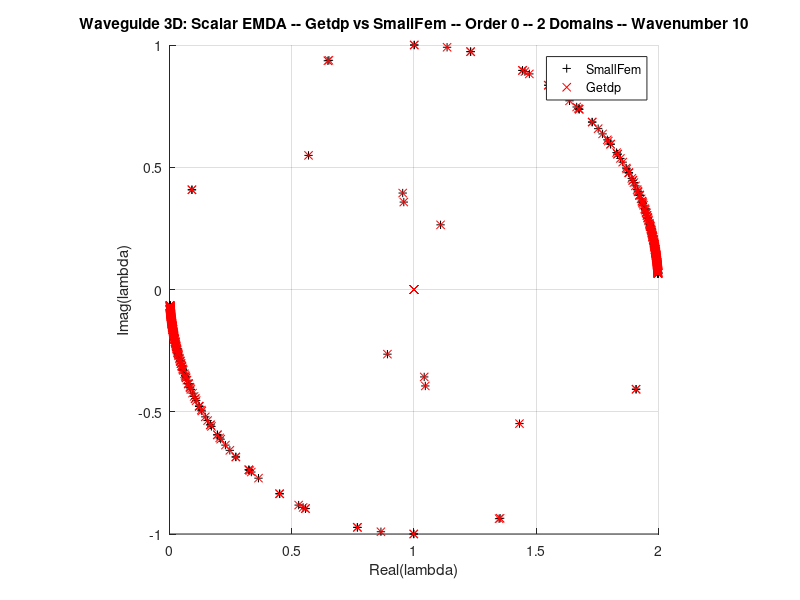
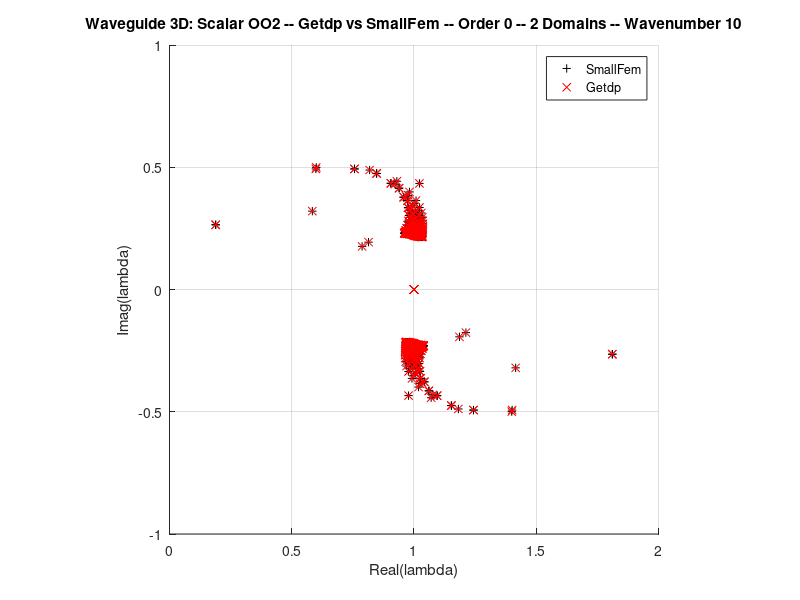
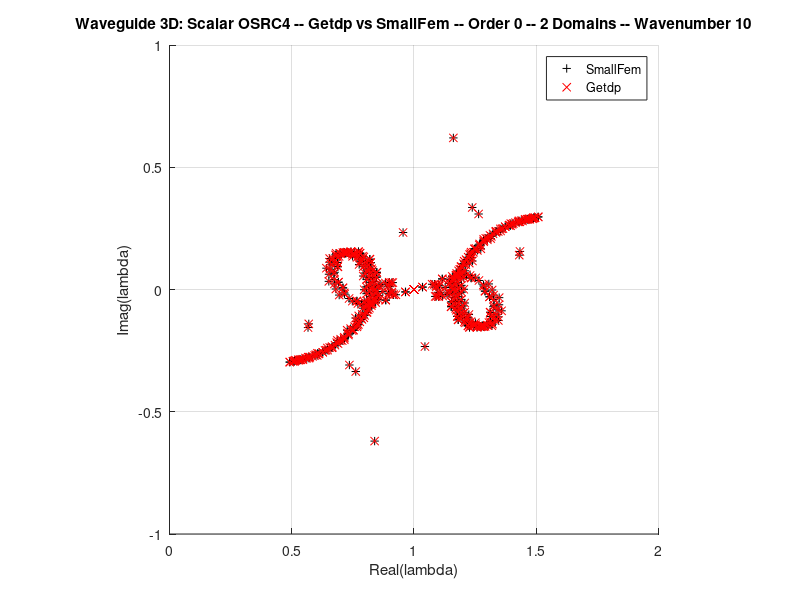
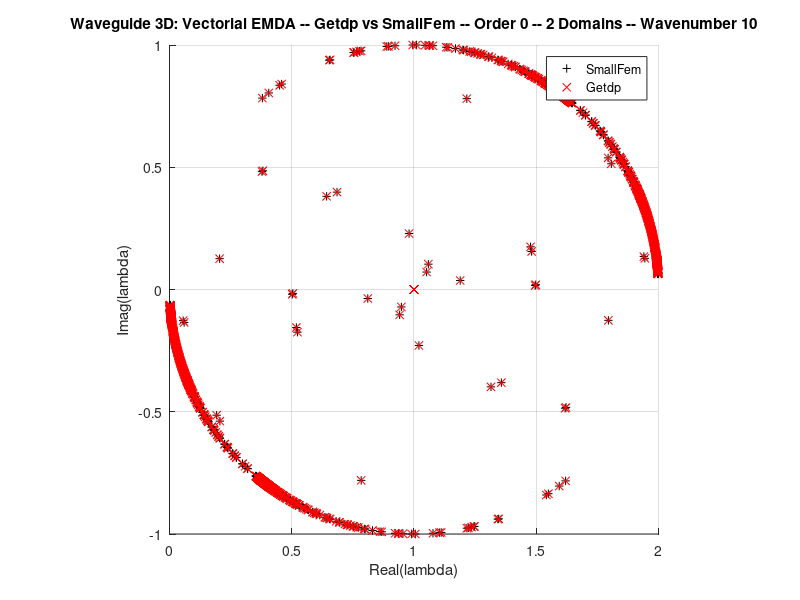

The MATLAB script that drew these images, in order:
%% Clear
%%%%%%%%
clear all;
close all;

%% Data
%%%%%%%
lsfScalarEmda = dlmread('lsfScalarEmdaWaveguide3dDom2K10O1.csv');
lsfScalarOO2  = dlmread('lsfScalarOO2Waveguide3dDom2K10O1.csv');
lsfScalarOsrc = dlmread('lsfScalarOsrc4Waveguide3dDom2K10O1.csv');

lsfVectorEmda = dlmread('lsfVectorEmdaWaveguide3dDom2K10O0.csv');
lsfVectorJfl  = dlmread('lsfVectorJflWaveguide3dDom2K10O0.csv');
lsfVectorOsrc = dlmread('lsfVectorOsrc4Waveguide3dDom2K10O0.csv');

lgpScalarEmda = dlmread('lgpScalarEmdaWaveguide3dDom2K10O1.csv');
lgpScalarOO2  = dlmread('lgpScalarOO2Waveguide3dDom2K10O1.csv');
lgpScalarOsrc = dlmread('lgpScalarOsrc4Waveguide3dDom2K10O1.csv');

lgpVectorEmda = dlmread('lgpVectorEmdaWaveguide3dDom2K10O0.csv');
lgpVectorJfl  = dlmread('lgpVectorJflWaveguide3dDom2K10O0.csv');
lgpVectorOsrc = dlmread('lgpVectorOsrc4Waveguide3dDom2K10O0.csv');

%% Plot
%%%%%%%

%% Scalar EMDA
figure;
hold on;
plot(real(lsfScalarEmda), imag(lsfScalarEmda), 'k+');
plot(real(lgpScalarEmda), imag(lgpScalarEmda), 'rx');
hold off;
grid;

title('Waveguide 3D: Scalar EMDA -- Getdp vs SmallFem -- Order 0 -- 2 Domains -- Wavenumber 10')
xlabel('Real(lambda)');
ylabel('Imag(lambda)');
legend({'SmallFem', 'Getdp'});

xlim([ 0  2]);
ylim([-1 +1]);

axis square;
axis equal;

%% Scalar OO2
figure;
hold on;
plot(real(lsfScalarOO2), imag(lsfScalarOO2), 'k+');
plot(real(lgpScalarOO2), imag(lgpScalarOO2), 'rx');
hold off;
grid;

title('Waveguide 3D: Scalar OO2 -- Getdp vs SmallFem -- Order 0 -- 2 Domains -- Wavenumber 10')
xlabel('Real(lambda)');
ylabel('Imag(lambda)');
legend({'SmallFem', 'Getdp'});

xlim([ 0  2]);
ylim([-1 +1]);

axis square;
axis equal;

%% Scalar OSRC4
figure;
hold on;
plot(real(lsfScalarOsrc), imag(lsfScalarOsrc), 'k+');
plot(real(lgpScalarOsrc), imag(lgpScalarOsrc), 'rx');
hold off;
grid;

title('Waveguide 3D: Scalar OSRC4 -- Getdp vs SmallFem -- Order 0 -- 2 Domains -- Wavenumber 10')
xlabel('Real(lambda)');
ylabel('Imag(lambda)');
legend({'SmallFem', 'Getdp'});

xlim([ 0  2]);
ylim([-1 +1]);

axis square;
axis equal;

%% Vectorial EMDA
figure;
hold on;
plot(real(lsfVectorEmda), imag(lsfVectorEmda), 'k+');
plot(real(lgpVectorEmda), imag(lgpVectorEmda), 'rx');
hold off;
grid;

title('Waveguide 3D: Vectorial EMDA -- Getdp vs SmallFem -- Order 0 -- 2 Domains -- Wavenumber 10')
xlabel('Real(lambda)');
ylabel('Imag(lambda)');
legend({'SmallFem', 'Getdp'});

xlim([ 0  2]);
ylim([-1 +1]);

axis square;
axis equal;

%% Vectorial JFL
figure;
hold on;
plot(real(lsfVectorJfl), imag(lsfVectorJfl), 'k+');
plot(real(lgpVectorJfl), imag(lgpVectorJfl), 'rx');
hold off;
grid;

title('Waveguide 3D: Vectorial JFL -- Getdp vs SmallFem -- Order 0 -- 2 Domains -- Wavenumber 10')
xlabel('Real(lambda)');
ylabel('Imag(lambda)');
legend({'SmallFem', 'Getdp'});

xlim([ 0  2]);
ylim([-1 +1]);

axis square;
axis equal;

%% Vectorial OSRC
figure;
hold on;
plot(real(lsfVectorOsrc), imag(lsfVectorOsrc), 'k+');
plot(real(lgpVectorOsrc), imag(lgpVectorOsrc), 'rx');
hold off;
grid;

title('Waveguide 3D: Vectorial OSRC4 -- Getdp vs SmallFem -- Order 0 -- 2 Domains -- Wavenumber 10')
xlabel('Real(lambda)');
ylabel('Imag(lambda)');
legend({'SmallFem', 'Getdp'});

xlim([ 0  2]);
ylim([-1 +1]);

axis square;
axis equal;
